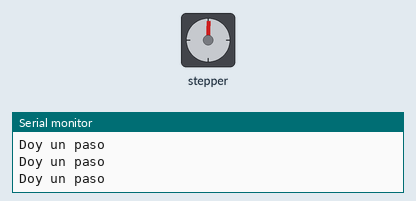
A sketch run on a simulated Arduino Uno, built with avr-gcc and run on an emulated ATmega328P. On the bench: stepper motor, the last lines printed to the serial monitor. Wiring (inferred from the names in the program): stepper motor driver (200 steps per turn assumed): step pin 7; direction pin 8; enable pin 6.

Above: at 0.55 s.
At 2.0 s:
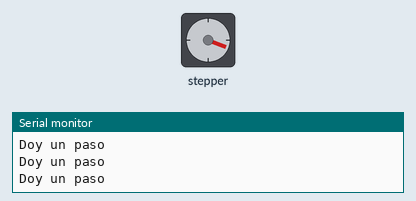
At 3.5 s:
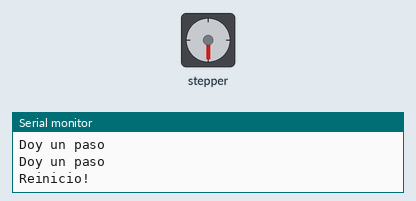
At 5.3 s:
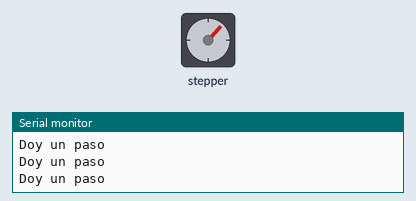
Timing chart, 0 to 8.3 s (numbered marks = the images above):
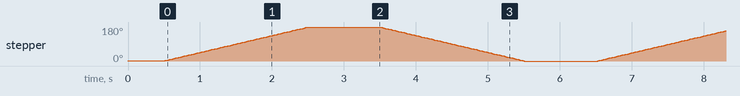

The sketch:

StepperMotor.ino
```cpp
//Conexiones Arduino Uno
int pinEnable = 6;
int pinStep = 7;
int pinDir = 8;

  int numPasos = 100;

  int pasos = 0;
boolean direccion = HIGH;

void setup()
{
  pinMode(pinEnable, OUTPUT);
  pinMode(pinStep, OUTPUT);
  pinMode(pinDir, OUTPUT);

  Serial.begin(9600);

  digitalWrite(pinEnable, LOW);
  digitalWrite(pinDir, direccion);
  digitalWrite(pinStep, HIGH);

  delay(500);
}

void loop()
{

   while(pasos < numPasos)
   {
     digitalWrite(pinDir, direccion);
     Serial.println("Doy un paso");
     digitalWrite(pinStep, HIGH);
     pasos ++;
     delay(20);
     digitalWrite(pinStep, LOW);
   }

   if(pasos == numPasos)
   {
     digitalWrite(pinStep, LOW);
     Serial.println("Reinicio!");
     pasos = 0;

     if(direccion == LOW)
       direccion = HIGH;
     else
       direccion = LOW;

     delay(1000);
   }
}
```
